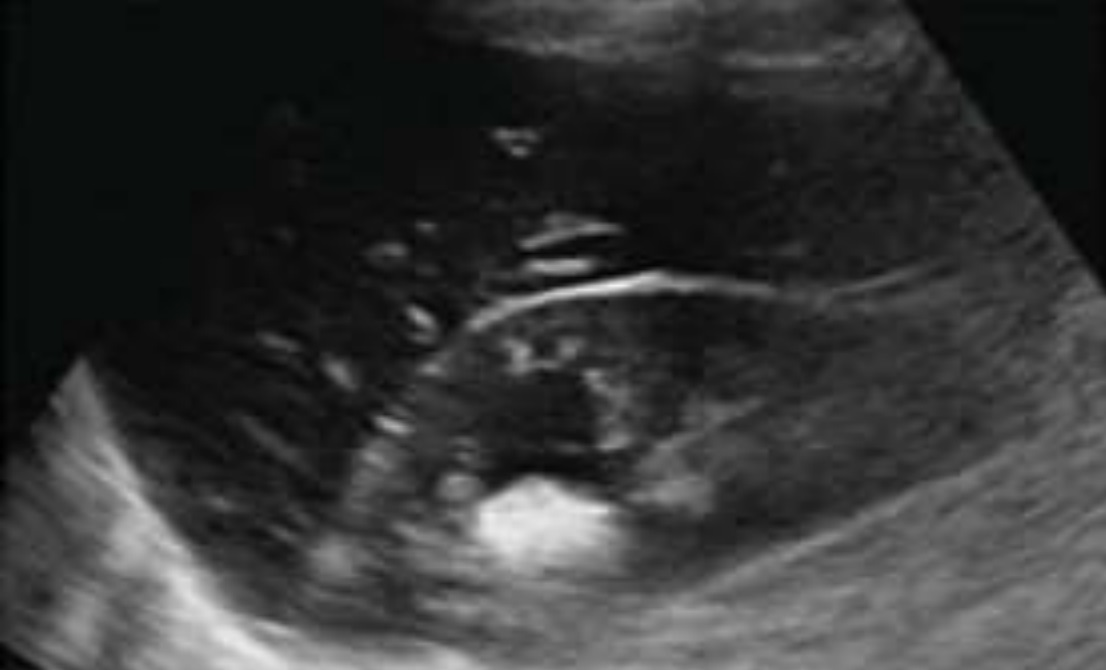
#> input picture Tecnica Antigua/image-test2.jpg, 1106 x 670 px
$ python filtro_gaussiano.py
#> lines starting #> are read from the running program, lines starting #| are printed output that depends on the picture
import numpy as np
import cv2

def gaussian_filter(img, sigma):
#> called with sigma = 1.5
    rows, cols = img.shape
#> rows = 670; cols = 1106
    result = np.zeros((rows, cols), dtype=np.float32)

    #Se determina el tamaño del kernel basado en la desviación estándar (sigma) y se crea una matriz de ceros para almacenar el kernel.
    kernel_size = int(6 * sigma) + 1
    kernel_size = kernel_size + 1 if kernel_size % 2 == 0 else kernel_size
    kernel = np.zeros((kernel_size, kernel_size), dtype=np.float32)

    # Construir la matriz de convolución
    # Se llena el kernel con valores calculados a partir de la función gaussiana
    for i in range(kernel_size):
        for j in range(kernel_size):
            x = i - kernel_size // 2
            y = j - kernel_size // 2
            kernel[i, j] = (1 / (2 * np.pi * sigma**2)) * np.exp(-(x**2 + y**2) / (2 * sigma**2))

    kernel /= np.sum(kernel)

    # Rellenar bordes de la imagen con ceros
    img_padded = np.pad(img, ((kernel_size//2, kernel_size//2), (kernel_size//2, kernel_size//2)), mode='constant')
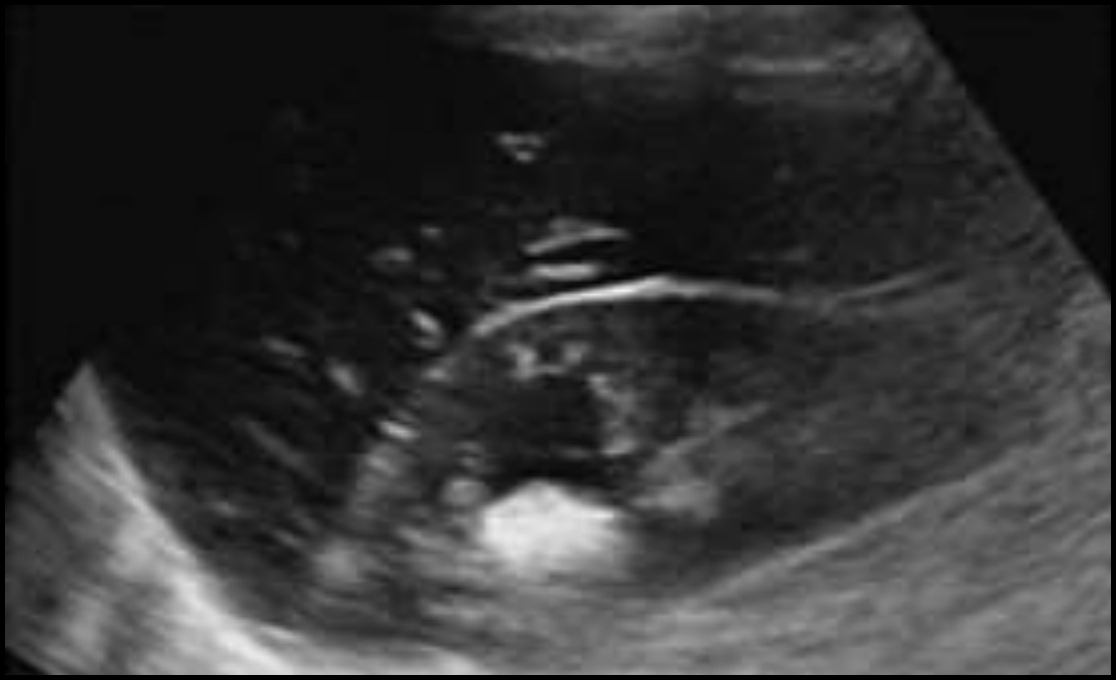
#> img_padded: shape (680, 1116); min 0, max 244, mean 52.5

    # Aplicar la convolución
    for i in range(rows):
        for j in range(cols):
            result[i, j] = np.sum(img_padded[i:i+kernel_size, j:j+kernel_size] * kernel)

    return result.astype(np.uint8)  # Ajustar la escala de valores

img_path = "image-test2.jpg"
img = cv2.imread(img_path, cv2.IMREAD_GRAYSCALE)

sigma = 1.5
result_img = gaussian_filter(img, sigma)
output_path = 'img_filtro_gaussian.jpg'
cv2.imwrite(output_path, result_img)

cv2.namedWindow('Original', cv2.WINDOW_NORMAL)
cv2.namedWindow('Filtro Gaussiano', cv2.WINDOW_NORMAL)

cv2.imshow('Original', img)
cv2.imshow('Filtro Gaussiano', result_img)

cv2.waitKey(0)
cv2.destroyAllWindows()

$ run again, with Tecnica Antigua/image-test3.jpg copied over Tecnica Antigua/image-test2.jpg
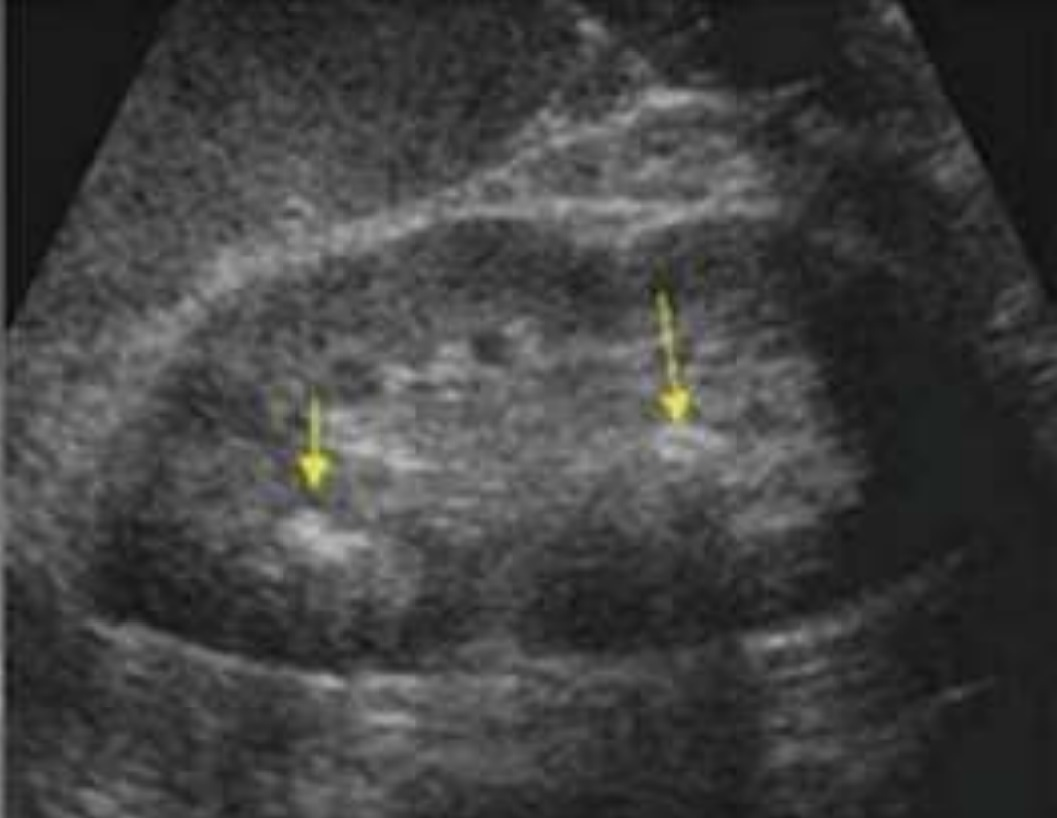
#> input picture Tecnica Antigua/image-test3.jpg, 1057 x 818 px
#> in gaussian_filter, `img_padded = np.pad(img, ((kernel_size//2, kernel_size//2), (kernel_si..`:
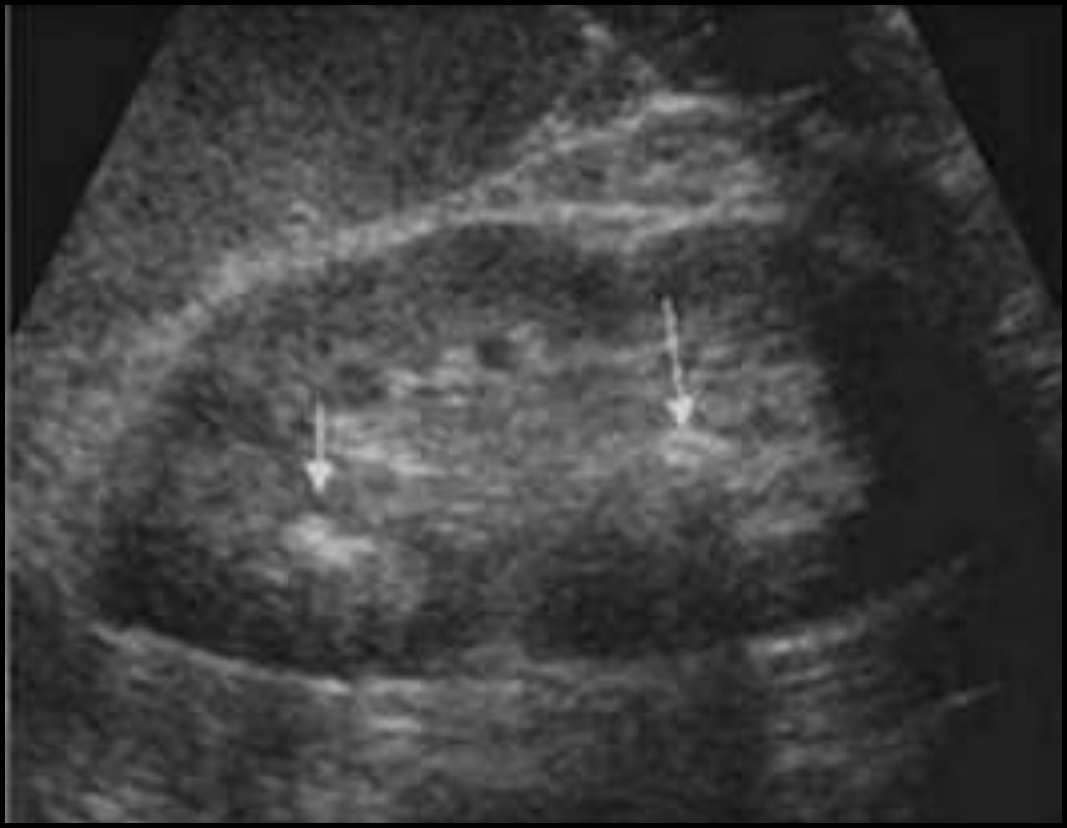
#> img_padded: shape (828, 1067); min 0, max 220, mean 63.7

$ run again, with Tecnica Antigua/image-test.jpg copied over Tecnica Antigua/image-test2.jpg
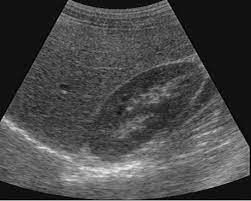
#> input picture Tecnica Antigua/image-test.jpg, 251 x 201 px
#> img is the input picture: shape (201, 251); min 0, max 241, mean 71.8
#> in gaussian_filter, `img_padded = np.pad(img, ((kernel_size//2, kernel_size//2), (kernel_si..`:
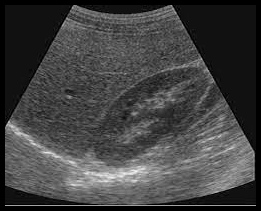
#> img_padded: shape (211, 261); min 0, max 241, mean 65.7
#> after the loop in gaussian_filter, `for i in range(rows):`:
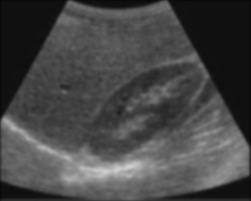
#> result: shape (201, 251) float32; min 6.81, max 209.5, mean 71.3
